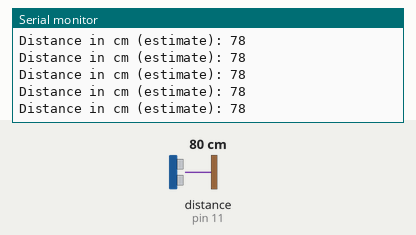
Recording of a sketch running on a simulated Arduino Uno, built with avr-gcc and run on an emulated ATmega328P. Shown: the last lines printed to the serial monitor. Wiring (inferred from the names in the program): ultrasonic range finder: trigger pin 10; echo pin 11. The test bench sets the inputs (shaded band); at power-on: distance to the obstacle (sensor on pin 11) 80 cm. The echo pulse lasts 58.3 µs per cm.

Above: at 1.2 s.
1.3 s: distance to the obstacle (sensor on pin 11) set to 120 cm
At 2.3 s:
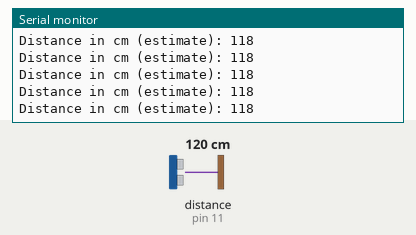
4.3 s: distance to the obstacle (sensor on pin 11) set to 2 cm
At 5.0 s:
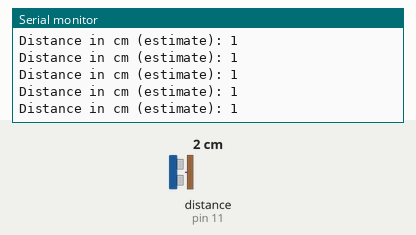
7.3 s: distance to the obstacle (sensor on pin 11) set to 250 cm
At 7.9 s:
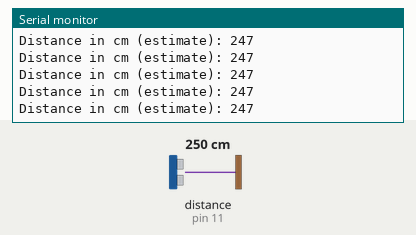
10.3 s: distance to the obstacle (sensor on pin 11) set to 4 cm
At 11.4 s:
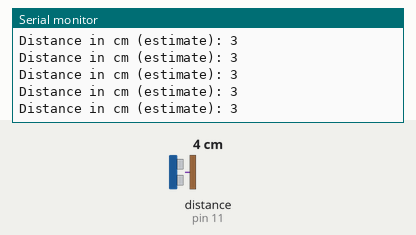
16.3 s: distance to the obstacle (sensor on pin 11) set to 299 cm
At 17.3 s:
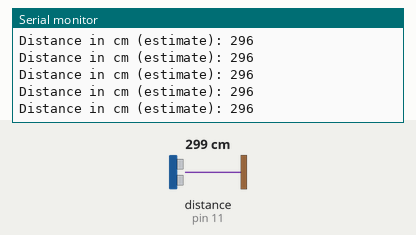
19.3 s: distance to the obstacle (sensor on pin 11) set to 9 cm
At 19.9 s:
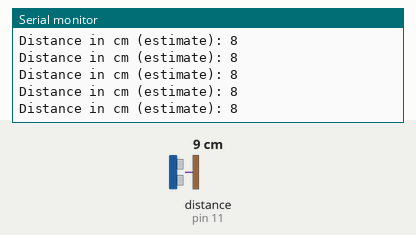
Timing chart, 0 to 22.3 s (numbered marks = the images above; inputs shaded):
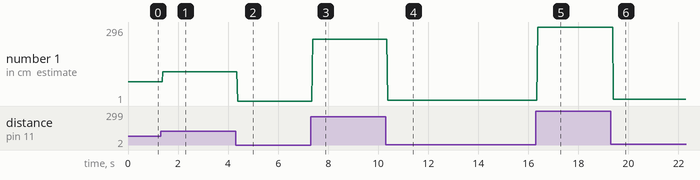

Measured:
- after the input at 1.3 s, the serial monitor: prints a new line after 0.09 s (image 1)
- after the input at 4.3 s, the serial monitor: prints a new line after 0.09 s (image 2)
- after the input at 7.3 s, the serial monitor: prints a new line after 0.08 s (image 3)
- after the input at 10.3 s, the serial monitor: prints a new line after 0.08 s (image 4)
- after the input at 16.3 s, the serial monitor: prints a new line after 0.07 s (image 5)
- after the input at 19.3 s, the serial monitor: prints a new line after 0.10 s (image 6)
- plotted number 1: 78 → 118 after the input at 1.3 s, 118 → 1 after the input at 4.3 s, 1 → 247 after the input at 7.3 s, 247 → 3 after the input at 10.3 s, 3 → 296 after the input at 16.3 s

The sketch:

sonar_arduino.ino
```cpp
/// Libraries

// trig digital 10
// echo digital 11

long duration;
int distance;

const int trigPin = 10;
const int echoPin = 11;

void setup() {
  // put your setup code here, to run once:
  Serial.begin(9600);
  pinMode(trigPin, OUTPUT);
  pinMode(echoPin, INPUT);

}

void loop() {
  // // put your main code here, to run repeatedly:

  digitalWrite(trigPin, LOW);
  delayMicroseconds(2);

  digitalWrite(trigPin, HIGH);
  delayMicroseconds(10);
  digitalWrite(trigPin, LOW);

  duration = pulseIn(echoPin, HIGH);

  distance = duration * 0.034 / 2;

  Serial.println();
  Serial.print("Distance in cm (estimate): ");
  Serial.print(distance);

}
```
